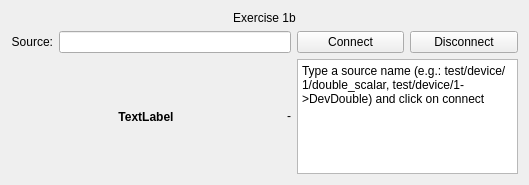
<?xml version="1.0" encoding="UTF-8"?>
<ui version="4.0">
 <class>Ex1</class>
 <widget class="QWidget" name="Ex1">
  <property name="geometry">
   <rect>
    <x>0</x>
    <y>0</y>
    <width>529</width>
    <height>185</height>
   </rect>
  </property>
  <property name="windowTitle">
   <string>Exercise 1b</string>
  </property>
  <layout class="QGridLayout" name="gridLayout">
   <item row="1" column="0">
    <widget class="QLabel" name="label_2">
     <property name="text">
      <string>Source:</string>
     </property>
     <property name="alignment">
      <set>Qt::AlignRight|Qt::AlignTrailing|Qt::AlignVCenter</set>
     </property>
    </widget>
   </item>
   <item row="3" column="4" colspan="2">
    <widget class="QPlainTextEdit" name="pteMessage">
     <property name="sizePolicy">
      <sizepolicy hsizetype="Expanding" vsizetype="Expanding">
       <horstretch>2</horstretch>
       <verstretch>0</verstretch>
      </sizepolicy>
     </property>
     <property name="plainText">
      <string>Type a source name (e.g.: test/device/1/double_scalar, test/device/1-&gt;DevDouble) and click on connect</string>
     </property>
    </widget>
   </item>
   <item row="0" column="0" colspan="6">
    <widget class="QLabel" name="label">
     <property name="text">
      <string>Exercise 1b</string>
     </property>
     <property name="alignment">
      <set>Qt::AlignCenter</set>
     </property>
    </widget>
   </item>
   <item row="1" column="5">
    <widget class="QPushButton" name="pbDisconnect">
     <property name="sizePolicy">
      <sizepolicy hsizetype="Minimum" vsizetype="Fixed">
       <horstretch>1</horstretch>
       <verstretch>0</verstretch>
      </sizepolicy>
     </property>
     <property name="text">
      <string>Disconnect</string>
     </property>
    </widget>
   </item>
   <item row="3" column="3">
    <widget class="Led" name="qlLed">
     <property name="sizePolicy">
      <sizepolicy hsizetype="Fixed" vsizetype="Fixed">
       <horstretch>1</horstretch>
       <verstretch>0</verstretch>
      </sizepolicy>
     </property>
     <property name="text">
      <string>-</string>
     </property>
    </widget>
   </item>
   <item row="3" column="0" colspan="3">
    <widget class="ReadLabel" name="qlReader">
     <property name="font">
      <font>
       <weight>75</weight>
       <bold>true</bold>
      </font>
     </property>
     <property name="text">
      <string>TextLabel</string>
     </property>
     <property name="alignment">
      <set>Qt::AlignCenter</set>
     </property>
    </widget>
   </item>
   <item row="1" column="4">
    <widget class="QPushButton" name="pbConnect">
     <property name="sizePolicy">
      <sizepolicy hsizetype="Minimum" vsizetype="Fixed">
       <horstretch>1</horstretch>
       <verstretch>0</verstretch>
      </sizepolicy>
     </property>
     <property name="text">
      <string>Connect</string>
     </property>
    </widget>
   </item>
   <item row="1" column="1" colspan="3">
    <widget class="QLineEdit" name="lineEdit">
     <property name="sizePolicy">
      <sizepolicy hsizetype="Expanding" vsizetype="Fixed">
       <horstretch>2</horstretch>
       <verstretch>0</verstretch>
      </sizepolicy>
     </property>
    </widget>
   </item>
  </layout>
 </widget>
 <layoutdefault spacing="6" margin="11"/>
 <customwidgets>
  <customwidget>
   <class>ReadLabel</class>
   <extends>QLabel</extends>
   <header>readlabelb.h</header>
  </customwidget>
  <customwidget>
   <class>Led</class>
   <extends>QLabel</extends>
   <header>ledb.h</header>
  </customwidget>
 </customwidgets>
 <resources/>
 <connections/>
</ui>
